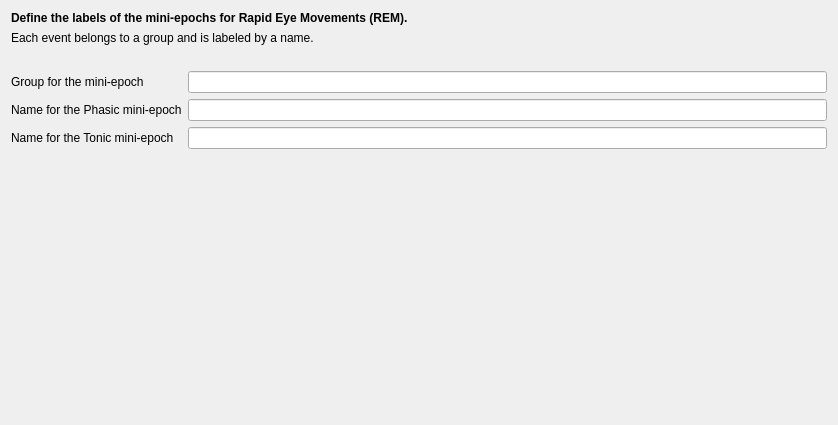
<?xml version="1.0" encoding="UTF-8"?>
<ui version="4.0">
 <class>REMsEventsToMiniEpochsSettingsView</class>
 <widget class="QWidget" name="REMsEventsToMiniEpochsSettingsView">
  <property name="geometry">
   <rect>
    <x>0</x>
    <y>0</y>
    <width>838</width>
    <height>425</height>
   </rect>
  </property>
  <property name="windowTitle">
   <string>Form</string>
  </property>
  <property name="styleSheet">
   <string notr="true">font: 12pt &quot;Roboto&quot;;</string>
  </property>
  <layout class="QVBoxLayout" name="verticalLayout">
   <item>
    <widget class="QLabel" name="label_4">
     <property name="text">
      <string>&lt;html&gt;&lt;head/&gt;&lt;body&gt;&lt;p&gt;&lt;span style=&quot; font-weight:600;&quot;&gt;Define the labels of the mini-epochs for Rapid Eye Movements (REM).&lt;/span&gt;&lt;/p&gt;&lt;/body&gt;&lt;/html&gt;</string>
     </property>
    </widget>
   </item>
   <item>
    <widget class="QLabel" name="label_5">
     <property name="text">
      <string>Each event belongs to a group and is labeled by a name. </string>
     </property>
    </widget>
   </item>
   <item>
    <spacer name="verticalSpacer_2">
     <property name="orientation">
      <enum>Qt::Orientation::Vertical</enum>
     </property>
     <property name="sizeType">
      <enum>QSizePolicy::Policy::Fixed</enum>
     </property>
     <property name="sizeHint" stdset="0">
      <size>
       <width>20</width>
       <height>20</height>
      </size>
     </property>
    </spacer>
   </item>
   <item>
    <layout class="QFormLayout" name="formLayout">
     <item row="0" column="0">
      <widget class="QLabel" name="label">
       <property name="text">
        <string>Group for the mini-epoch</string>
       </property>
      </widget>
     </item>
     <item row="0" column="1">
      <widget class="QLineEdit" name="lineEdit_group"/>
     </item>
     <item row="1" column="0">
      <widget class="QLabel" name="label_2">
       <property name="text">
        <string>Name for the Phasic mini-epoch</string>
       </property>
      </widget>
     </item>
     <item row="1" column="1">
      <widget class="QLineEdit" name="lineEdit_name_Phasic"/>
     </item>
     <item row="2" column="0">
      <widget class="QLabel" name="label_3">
       <property name="text">
        <string>Name for the Tonic mini-epoch</string>
       </property>
      </widget>
     </item>
     <item row="2" column="1">
      <widget class="QLineEdit" name="lineEdit_name_Tonic"/>
     </item>
    </layout>
   </item>
   <item>
    <spacer name="verticalSpacer">
     <property name="orientation">
      <enum>Qt::Orientation::Vertical</enum>
     </property>
     <property name="sizeHint" stdset="0">
      <size>
       <width>20</width>
       <height>316</height>
      </size>
     </property>
    </spacer>
   </item>
  </layout>
 </widget>
 <resources>
  <include location="../../../../snooz-toolbox-ceams/src/main/python/ui/themes/themes.qrc"/>
 </resources>
 <connections/>
</ui>
